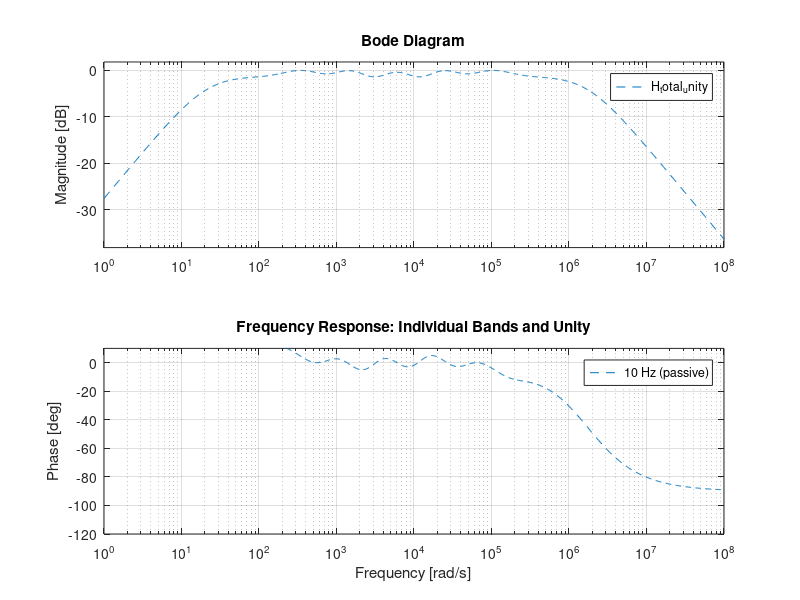
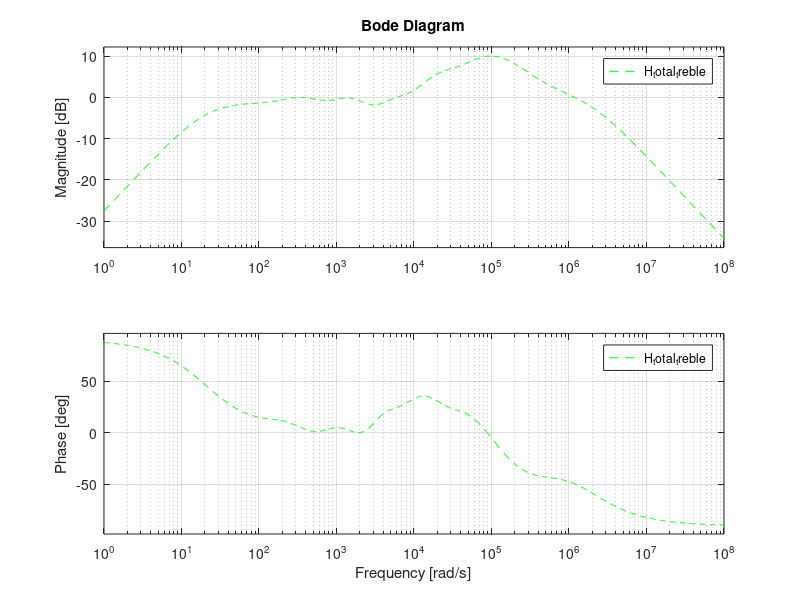

Here is the MATLAB script that generated these plots, in order: (Note: this script raises an error after producing the figures.)
%% ESE 3510 Signals and Systems - Case Study #1
%%
% * Authors: Minh Duc Nguyen, Sonia Palamand 
% * Class: ESE 3510-01
% * Date: Started - 2/20/26 ; Completed - 3/XX/26
% * Contributions from: https://xeno-canto.org (repository of bird calls;
% used for comparison/identification of bird species in the final task) ; 
% https://www.allaboutbirds.org/ (same reason as previous) ; 
close all

%% 1: Center frequency and bandwidth for each frequency band

% [Low Guard, Bass, Low-Mid, Mid, High-Mid, Treble, High Guard]
% * added 2 passive "guard bands" at ~10 Hz and ~92 kHz, outside the human auditory 
%   range, to smooth out steep slopes at extreme low/high frequency ranges 
fc = [10, 60, 240, 960, 3840, 15360, 92200];  % Center frequencies in Hz

% Bandwidth specifications using Q factors
Q = [0.3, 0.5, 0.6, 0.6, 0.6, 0.5, 0.3];  % Band-specific Q factors
bw = fc./Q;

% MISC
disp('Frequencies | Bandwidths: ')
for i = 1:length(fc)
    disp([num2str(fc(i)), ' Hz | ', num2str(round(bw(i))), ' Hz'])
end

% Hz to rad/s conversion for CT transfer functions
% --> Creates list of 7 values
w0 = 2 * pi * fc;   % resonant frequency (2pif)
beta = 2 * pi * bw; % bandwidth (R/L in series RLC circuit)

%% 2. Transfer functions for each filter 

% 2nd-order bandpass transfer function: H(s) = (beta * s) / (s^2 + beta * s + w0^2)
filters = cell(1, length(fc));

for i = 1:length(fc)
    num = [beta(i), 0];   %  tf() will see this as Beta(s) + 0
    den = [1, beta(i), w0(i)^2];
    filters{i} = tf(num, den); % builds continuous-time transfer function
end

%% 3. Gain array, Summation for total equilizer

% Note: guard bands are left as entirely passive (gain always 1)
% Another note: presets tuned for processing given audio files (SEE PART 6)
gains_unity = [1,  1,1,1,1,1,  1]; % flat
gains_bass_boost = [1,  4,2,0.8,1,1,  1]; % lowest freq bands boosted
gains_treble_boost = [1,  1,1,0.8,1.6,4,  1];  % highest freq bands boosted 

% "blank" transfer function. 0/1 = 0, but it's formatted as a transfer function object
H_total_unity = tf(0, 1);
H_total_bass = tf(0, 1);
H_total_treble = tf(0, 1);

% applies each gain, aggregates it to total system.
for i = 1:length(fc)
    H_total_unity = H_total_unity + (gains_unity(i) * filters{i});
    H_total_bass = H_total_bass + (gains_bass_boost(i) * filters{i});
    H_total_treble = H_total_treble + (gains_treble_boost(i) * filters{i});
end

% Measure peak magnitude of the unity system across audible range
fNorm = logspace(log10(20), log10(20000), 5000);
wNorm = 2 * pi * fNorm;
[magUnity, ~] = bode(H_total_unity, wNorm);
magUnity = squeeze(magUnity);
unity_peak = max(magUnity);  % linear peak gain

% Apply inverse scalar to all presets so unity peaks at 0 dB (gain = 1; normalized)
H_total_unity = H_total_unity * (1 / unity_peak);
H_total_bass = H_total_bass * (1 / unity_peak);
H_total_treble = H_total_treble * (1 / unity_peak);

allTotal = [H_total_unity, H_total_bass, H_total_treble]; % For analysis
allName = {'Unity', 'Bass', 'Treble'};

%% 4. Plotting frequency responses 

% FIGURE 1: checking the individual bands and total system when gains are flat (all = 1)
figure('Name', 'Individual bands and Unity Equalizer');
hold on;

% Run for each bandpass filter
for i = 1:length(fc)
    bode(filters{i});
end

% Total system response with unity gain 
bode(H_total_unity, '--');

title('Frequency Response: Individual Bands and Unity');
legend([num2str(fc(1)), ' Hz (passive)'], [num2str(fc(2)), ' Hz'], [num2str(fc(3)), ' Hz'], ...
       [num2str(fc(4)), ' Hz'], [num2str(fc(5)), ' Hz'], [num2str(fc(6)), ' Hz'], ...
       [num2str(fc(7)), ' Hz (passive)'], 'Total System (Unity)')
hold off;
% Adjust y-limits
axes_handles = findall(gcf, 'type', 'axes'); axes(axes_handles(3)); ylim([-120, 10]); 

% FIGURE 2: comparing 3 presets (unity, bass boost, treble boost)

figure('Name','Equalizers Comparison')
hold on;
% SUMMED EQUALIZER 
bode(H_total_unity, 'r');
bode(H_total_bass, 'b--');
bode(H_total_treble, 'g--');

% Extract data points for analysis
for i = 1:3
    H_tot = allTotal(i);
    f = logspace(log10(20), log10(20000), 2000);
    w = 2*pi*f;
    [mag, ~] = bode(H_tot, w);
    magdB = round(20*log10(squeeze(mag)), 2);
    % Audible human range: 20 Hz to 20 kHz
    idx = (f >= 20) & (f <= 20000);
    magAudible = magdB(idx);
    fAudible = f(idx);
    % Min
    [magMin, idxMin] = min(magAudible);
    hzMin = fAudible(idxMin);
    % Max
    [magMax, idxMax] = max(magAudible);
    hzMax = fAudible(idxMax);
    % Peak-to-peak
    ptop = peak2peak(magAudible);
    disp([allName{i}, ': Min = ', num2str(magMin, '%.2f'), ...
        ' dB @ ', num2str(hzMin, '%.1f'), ' Hz | ', ...
        'Max = ', num2str(magMax, '%.2f'), ...
        ' dB @ ', num2str(hzMax, '%.1f'), ' Hz | ', ...
        'p-to-p = ', num2str(ptop, '%.2f'), ' dB'])
end

title('Overall Equalizer Settings: Unity, Bass Boost, Treble Boost');
legend('Unity', 'Bass Boost', 'Treble Boost');
hold off;

%% 5. Approximate Impulse Response using lsim
% lsim(b,a,x,t) with x=[1 zeros(1,N)]

fs = 44100;   % audio sampling rate 
t = 0:(1/fs):0.05; % time vector going from 0 to 0.05 seconds
x_imp = [1, zeros(1, length(t)-1)]; % impulse input

figure('Name', 'Impulse Responses of All Bands');

% Go through each filter, simulate the response
for i = 1:length(fc)
    % get numerator and denominator array of filter 
    [num_i, den_i] = tfdata(filters{i}, 'v'); % The 'v' param outputs array instead of cell
    
    % CT LCCDE response
    h_i = lsim(num_i, den_i, x_imp, t);
    
    % Stacked subplot
    subplot(length(fc), 1, i);
    plot(t, h_i);
    title(['Impulse Response of Band ', num2str(i), ' (', num2str(fc(i)), ' Hz)']);
    xlabel('Time (seconds)');
    ylabel('Amplitude');
end

%% 6: Enhancing jazz audio clips w/ presets

% Load audio files
[x_giant_steps, fs_giant_steps] = audioread("Wavs\Giant Steps Bass Cut.wav");
[x_space_station, fs_space_station] = audioread("Wavs\Space Station - Treble Cut.wav");

% (A) Giant Steps (bass cut) --> bass boost preset
[num, den] = tfdata(H_total_bass, 'v'); % Get numerator/denominator
tAudioGS = (0:length(x_giant_steps)-1)' / fs_giant_steps; % Time vector
% Process w/ lsim
y_giant_stepsL = lsim(num, den, x_giant_steps(:, 1), tAudioGS); 
y_giant_stepsR = lsim(num, den, x_giant_steps(:, 2), tAudioGS); 
y_giant_steps = [y_giant_stepsL, y_giant_stepsR];

% Extract averaged (mono) audio signal for plotting
x_giant_steps_MONO = (x_giant_steps(:, 1) + x_giant_steps(:, 2))/2;
y_giant_steps_MONO = (y_giant_steps(:, 1) + y_giant_steps(:, 2))/2;

% Get FT transform (for the first second)
x_giant_steps_SNIP = x_giant_steps_MONO(1:fs_giant_steps);
y_giant_steps_SNIP = y_giant_steps_MONO(1:fs_giant_steps);
N = length(x_giant_steps_SNIP); 
fGS = (0:floor(N/2))' * fs_giant_steps/N; % Extract only half (other half redundant)
xFS_giant_steps = fft(x_giant_steps_SNIP); yFS_giant_steps = fft(y_giant_steps_SNIP);

% Plot waveforms
figure('Name', 'Original vs Bass-Boosted Waveforms + FFT of Giant Steps')
% Averaged (mono) processed
subplot(2, 1, 1);
plot(tAudioGS, y_giant_steps_MONO)
hold on; 
% Averaged (mono) original
plot(tAudioGS, x_giant_steps_MONO) 
xlabel('Time (s)'); ylabel('Amplitude'); axis tight;
title('Original vs Bass-Boosted Waveforms of Giant Steps'); hold off;
legend('Processed Waveform', 'Original Waveform');

% Plot FT (half)
subplot(2, 1, 2);
plot(fGS, abs(yFS_giant_steps(1:floor(N/2)+1))); hold on; 
plot(fGS, abs(xFS_giant_steps(1:floor(N/2)+1))); axis tight;
xlabel('Frequency (Hz)'); ylabel('|X(f)|');
title('FT of Original vs Bass-Boosted Waveforms of Giant Steps')
legend('Processed Waveform', 'Original Waveform'); hold off;

% Plot spectrogram (averaged mono audio)
figure('Name', 'Spectrogram of Original vs Processed Giant Steps')
subplot(2, 1, 1); spectrogram(x_giant_steps_MONO, 256, 200, 256, fs_giant_steps);
title('Original Audio Signal'); clim([-150, -40])
subplot(2, 1, 2); spectrogram(y_giant_steps_MONO, 256, 200, 256, fs_giant_steps);
title('Processed Audio Signal'); clim([-150, -40])
sgtitle('Spectrogram of Original vs Processed Giant Steps Audio')


% (B) Space Station (treble cut) --> treble boost preset
[num, den] = tfdata(H_total_treble, 'v'); % Get numerator/denominator
tAudioSS = (0:length(x_space_station)-1)' / fs_space_station; % Time vector
% Process w/ lsim
y_space_stationL = lsim(num, den, x_space_station(:, 1), tAudioSS); 
y_space_stationR = lsim(num, den, x_space_station(:, 2), tAudioSS); 
y_space_station = [y_space_stationL, y_space_stationR];

% Extract averaged (mono) audio signal for plotting
x_space_station_MONO = (x_space_station(:, 1) + x_space_station(:, 2))/2;
y_space_station_MONO = (y_space_station(:, 1) + y_space_station(:, 2))/2;

% Get FT transform (for the first second)
x_space_station_SNIP = x_space_station_MONO(1:fs_space_station);
y_space_station_SNIP = y_space_station_MONO(1:fs_space_station);
N = length(x_space_station_SNIP); 
fSS = (0:floor(N/2))' * fs_space_station/N; % Extract only half (other half redundant)
xFS_space_station = fft(x_space_station_SNIP); yFS_space_station = fft(y_space_station_SNIP);

% Plot waveforms
figure('Name', 'Original vs Treble-Boosted Waveforms + FFT of Space Station')
% Averaged (mono) processed
subplot(2, 1, 1);
plot(tAudioSS, y_space_station_MONO)
hold on; 
% Averaged (mono) original
plot(tAudioSS, x_space_station_MONO) 
xlabel('Time (s)'); ylabel('Amplitude'); axis tight;
title('Original vs Treble-Boosted Waveforms of Space Station'); hold off;
legend('Processed Waveform', 'Original Waveform');

% Plot FT (half)
subplot(2, 1, 2);
plot(fSS, abs(yFS_space_station(1:floor(N/2)+1))); hold on; 
plot(fSS, abs(xFS_space_station(1:floor(N/2)+1))); axis tight;
xlabel('Frequency (Hz)'); ylabel('|X(f)|');
title('FT of Original vs Treble-Boosted Waveforms of Space Station')
legend('Processed Waveform', 'Original Waveform'); hold off;

% Plot spectrogram (averaged mono audio)
figure('Name', 'Spectrogram of Original vs Processed Space Station')
subplot(2, 1, 1); spectrogram(x_space_station_MONO, 256, 200, 256, fs_space_station);
title('Original Audio Signal');
subplot(2, 1, 2); spectrogram(y_space_station_MONO, 256, 200, 256, fs_space_station);
title('Processed Audio Signal');
sgtitle('Spectrogram of Original vs Processed Space Station Audio')


% Listen to processed audios
% sound(y_giant_steps, fs_giant_steps)
% pause(15)
% sound(y_space_station, fs_space_station)
% pause(15)


%% 7: Enhancing bird vocalizations 

% Note: created 3 helper functions to easily redo entire process above

% Load in bird audio
[xBird, fsBird] = audioread("Wavs\SNR Recording 2026-02-15 08_58.wav");

% Generate spectrogram to visualize frequencies
windowLength = round(0.01 * fsBird);   % 10 ms window
overlap = round(0.8 * windowLength);   % 80% overlap
nfft = 1024;
figure('Name', 'Spectrogram of Bird Vocalization Recording')
spectrogram(xBird, windowLength, overlap, nfft, fsBird, 'yaxis');
title('Spectrogram of Bird Vocalization Recording (Original)')

% Compute energy of noise (wind; ~0-1000 Hz range) for comparison
xNoise = bandpower(xBird, fsBird, [0, 1000]);

%% TARGET 1: 3-3.5 kHz range (Blue Jay)
% > series of short high-pitched falling high-low chirps 
%   (most prominent around 30 - 60 seconds in the recording; reoccuring)
fc1 = [100, 600, 2000, 3250, 9000, 20000];  % center frequencies centered around 3.25 kHz
Q1 = [0.001, 0.001, 0.01, 7, 0.01, 0.001];
gains1 = [0.01, 0.01, 0.01, 10, 0.01, 0.01];
fRange1 = [3000, 3500];

% Generate equalizer
[~, H_total1] = audioEQ(fc1, Q1, gains1, 1, 1);

% Process signal (cascaded once)
y1 = processAudio(xBird, fsBird, fRange1, H_total1, windowLength, overlap, nfft, 1, [0.5, 1, 2.8, 3.7], 1);
% Truncate signal from 30 - 60 seconds)
y1SNIP = y1(30*fsBird+1:60*fsBird);

%% TARGET 2: 1.5 - 2.2 kHz range (Northern Cardinal/Tufted Titmouse?)
% > series of short sequential low-high chirps
%   (most prominent around 54 - 68 seconds in the recording; reoccuring) 
fc2 = [100, 400, 1850, 4000, 11000, 20000];  % frequencies centered around 1.85 kHz
Q2 = [0.01, 0.1, 7, 0.1, 0.01, 0.01];
gains2 = [0.01, 0.01, 10, 0.01, 0.01, 0.01];
fRange2 = [1500, 2200]; 

% Generate equalizer
[~, H_total2] = audioEQ(fc2, Q2, gains2, 1, 1);

% Process signal (cascaded once)
y2 = processAudio(xBird, fsBird, fRange2, H_total2, windowLength, overlap, nfft, 1, [0.9 1.2 1.3 2.4], 1);
% Truncate signal from 54 - 68 seconds)
y2SNIP = y2(54*fsBird+1:68*fsBird);

%% Target 3: 1.5 - 2 kHz range (???)
% > short-lasting series of mostly single-tone calls in 2-syllable pairs 
%   (only present around 76-82 seconds; mostly isolated) 
fc3 = [100, 500, 1750, 2500, 8000, 20000];  % frequencies centered around 1.75 kHz
Q3 = [0.001, 0.001, 10, 0.0005, 0.001, 0.001];
gains3 = [0.01, 0.01, 30, 0.01, 0.01, 0.01];
fRange3 = [1500, 2000];

% Generate equalizer
[~, H_total3] = audioEQ(fc3, Q3, gains3, 1, 1);

% Process signal (cascaded to filter out unwanted 2.25-3 kHz additional bird call)
y3 = processAudio(xBird, fsBird, fRange3, H_total3, windowLength, overlap, nfft, 1, [1.2 1.4 1.3 2.2], 1);
% Truncate signal from 16-18 seconds)
y3SNIP = y3(76*fsBird+1:82*fsBird);


%% Target 4: 3 - 3.5 kHz range (Carolina Wren?)
% > series of very short high-low evenly-spaced chirps in quick succession
%   (most prominent around 51.5 - 54.5 seconds in the recording; reoccuring)
fc4 = [100, 600, 2500, 3250, 8000, 20000];  % frequencies centered around 3250 kHz
Q4 = [0.001, 0.001, 0.001, 20, 0.001, 0.001];
gains4 = [0.01, 0.01, 0.001, 30, 0.01, 0.01];
fRange4 = [3000, 3500];

% Generate equalizer
[~, H_total4] = audioEQ(fc4, Q4, gains4, 1, 1);

% Process signal 
y4 = processAudio(xBird, fsBird, fRange4, H_total4, windowLength, overlap, nfft, 1, [0.86, 0.91, 2.8, 3.7]);
y4SNIP = y4(51.5*fsBird+1:54.5*fsBird);


%% Target 5: 2 - 2.8 kHz (Eastern Bluebird?)
% > series of fast lower-pitched warbling
%   (prominent around 42 - 43.5 seconds in the recording; reoccuring but messy/mixed)
fc5 = [100, 600, 2400, 3000, 8000, 20000]; % frequencies centered around 2.4 kHz
Q5 = [0.1, 0.1, 5, 0.001, 0.1, 0.1];
gains5 = [0.01, 0.01, 15, 0.001, 0.01, 0.01];
fRange5 = [2000, 2800];

% Generate equalizer
[~, H_total5] = audioEQ(fc5, Q5, gains5, 1, 1); 

% Process signal
y5 = processAudio(xBird, fsBird, fRange5, H_total5, windowLength, overlap, nfft, 1, [0.7 0.75 2 3], 0);
y5SNIP = y5(42*fsBird+1:43.5*fsBird);

%% Target 6: 2.2 - 3 kHz (???)
% > series of low-pitched "honk-like" chirps (like a squeaky toy)
%   (prominent around 16 - 30 seconds; reoccuring in the first half)
fc6 = [100, 500, 2600, 4000, 9000, 20000]; % frequencies centered around 2.65 kHz
Q6 = [0.1, 0.1, 10, 0.1, 0.1, 0.1];
gains6 = [0.0001, 0.01, 20, 0.001, 0.001, 0.01];
fRange6 = [2200, 3000];

% Generate equalizer
[~, H_total6] = audioEQ(fc6, Q6, gains6, 1, 1); 

% Process signal 
y6 = processAudio(xBird, fsBird, fRange6, H_total6, windowLength, overlap, nfft, 1, [0.26 0.5 2 3.1]);
y6SNIP = y6(16*fsBird+1:30*fsBird);

%% Target 7: 2 - 3 kHz (???)
% > series of rapid triplet low-high-low slurred whistles 
%   (prominent around 50 - 54 seconds; reoccuring in the middle-ish)
fc7 = [100, 600, 2200, 2800, 6000, 20000]; % frequencies centered at 2.2 & 2.8 kHz peaks
Q7 = [0.1, 0.01, 10, 10, 0.01, 0.1];
gains7 = [0.001, 0.01, 20, 20, 0.001, 0.01];
fRange7 = [2000, 3000];

% Generate equalizer
[~, H_total7] = audioEQ(fc7, Q7, gains7, 1, 1); 

% Process signal 
y7 = processAudio(xBird, fsBird, fRange7, H_total7, windowLength, overlap, nfft, 1, [0.83 0.9 1.9 3.1]);
y7SNIP = y7(50*fsBird+1:54*fsBird);
